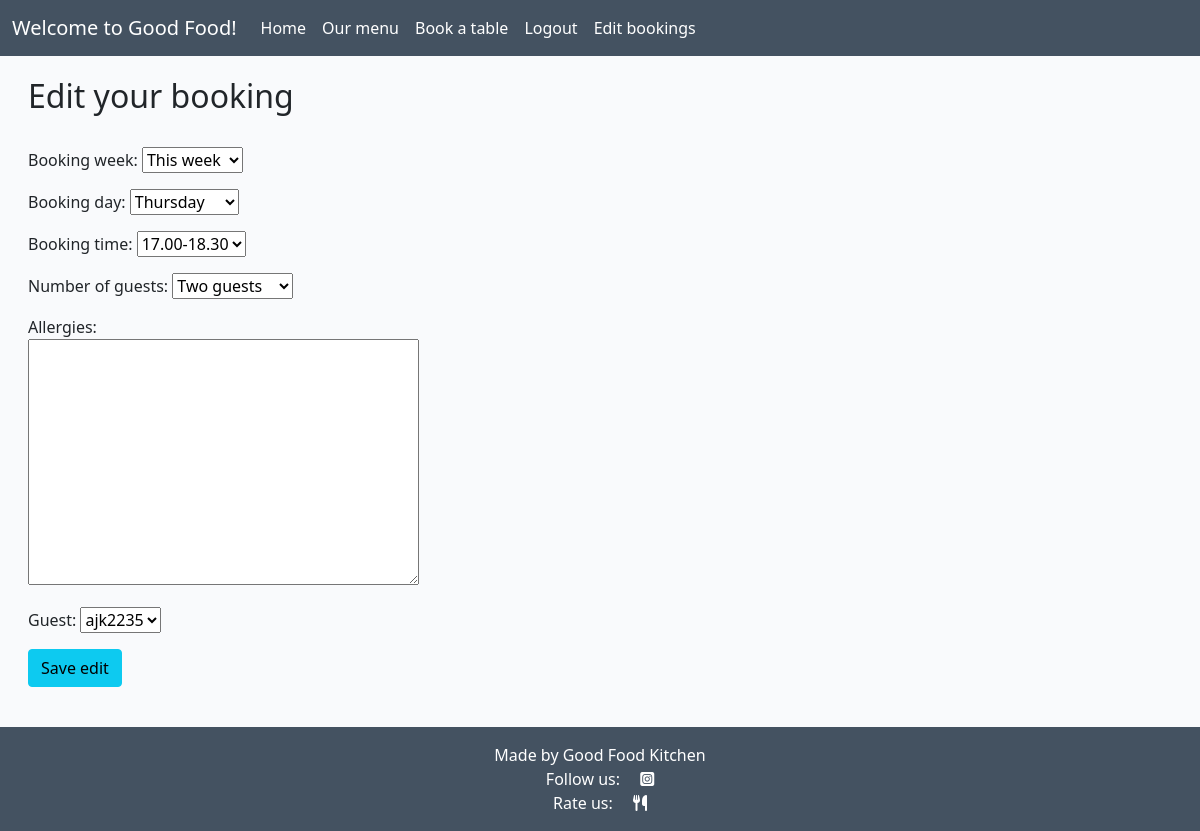
/edit_booking/12 (signed in), run on the app's committed database.
### booktable/models.py (models this page shows, shortened)
class Booking(models.Model):
    THISWEEK = 'Current week'
    NEXTWEEK = 'Next week'
    WEEK_CHOICES = [
        (THISWEEK, 'This week'),
        (NEXTWEEK, 'Next week'),
    ]
    TUESDAY = 'Tue'
    WEDNESDAY = 'Wed'
    THURSDAY = 'Thu'
    FRIDAY = 'Fri'
    SATURDAY = 'Sat'
    OPENING_DAYS_CHOICES = [
        (TUESDAY, 'Tuesday'),
        (WEDNESDAY, 'Wednesday'),
        (THURSDAY, 'Thursday'),
        (FRIDAY, 'Friday'),
        (SATURDAY, 'Saturday'),
    ]
    DINNER1 = '17.00-18.30'
    DINNER2 = '18.30-20.00'
    DINNER3 = '20.00-21.30'
    SEATING_TIMES_CHOICES = [
        (DINNER1, '17.00-18.30'),
        (DINNER2, '18.30-20.00'),
        (DINNER3, '20.00-21.30'),
    ]
    ONE = 'One guest'
    TWO = 'Two guests'
    THREE = 'Three guests'
    FOUR = 'Four guests'
    FIVE = 'Five guests'
    SIX = 'Six guests'
    SEVEN = 'Seven guests'
    EIGHT = 'Eight guests'
    NUMBER_OF_GUESTS = [
        (ONE, 'One guest'),
        (TWO, 'Two guests'),
        (THREE, 'Three guests'),
        (FOUR, 'Four guests'),
        (FIVE, 'Five guests'),
        (SIX, 'Six guests'),
        (SEVEN, 'Seven guests'),
        (EIGHT, 'Eight guests'),
    ]
    booking_week = models.CharField(
        max_length=12,
        choices=WEEK_CHOICES,
        default=THISWEEK,
    )
    booking_day = models.CharField(
        max_length=10,
        choices=OPENING_DAYS_CHOICES,
        default=TUESDAY,
    )
    booking_time = models.CharField(
        max_length=20,
        choices=SEATING_TIMES_CHOICES,
        default=DINNER1,
    )
    booking_made = timezone.now()
    number_of_guests = models.CharField(
        max_length=20,
        choices=NUMBER_OF_GUESTS,
        default=TWO,
    )
    allergies = models.TextField(
        max_length=100,
        verbose_name='Allergies',
        blank=True,
    )
    guest = models.ForeignKey(User, on_delete=models.CASCADE, related_name="booking")
    objects = models.Manager()
    class Meta:
        ordering = ('booking_week', 'booking_day', 'booking_time')
        unique_together = ('guest', 'booking_week', 'booking_day', 'booking_time')

### booktable/views.py (the view)
# urls.py: path('edit_booking/<booking_id>', views.edit_booking, name='edit-booking'),
def edit_booking(request, booking_id):
    booking = Booking.objects.get(pk=booking_id)
    form = BookingForm(request.POST or None, instance=booking)
    if form.is_valid():
        form.save()
        return redirect('booking_list')
    return render(request, 'edit_booking.html', {'booking': booking, 'form': form})

### booktable/forms.py
class BookingForm(ModelForm):
    class Meta:
        model = Booking
        fields = '__all__'

### templates/edit_booking.html (shortened to what this page needs)
{% extends "base.html" %}
{% block content %}
<div class="container-fluid">
    <div class="row">
        <div class="col-md-4">
            <div class="card mb-4">
                <div class="card-body">
                    <div class="cover-text">
                        <h2>Edit your booking</h2>
                        {% if user.is_authenticated %}
                        <br/>
                        <form id="booking_form" action="" method=POST>
                            {{ form.as_p }}
                            <input type="submit" value="Save edit" class="btn btn-info default" name="_edit">
                        </form>
                        {% endif %}
                    </div>
                </div>
            </div>
        </div>
    </div>
</div>
{% endblock %}

### static/css/style.css (style rules this page uses)
body { background-color: #F9FAFC; }
.main-bg { background-color: #F9FAFC; }
.card { border: none; background-color: transparent; }
.card-body { margin-top: 5px; }

### data on the page
Booking: booking_week "This week", booking_day "Thursday", booking_time "17.00-18.30", number_of_guests "Two guests", guest "ajk2235"
